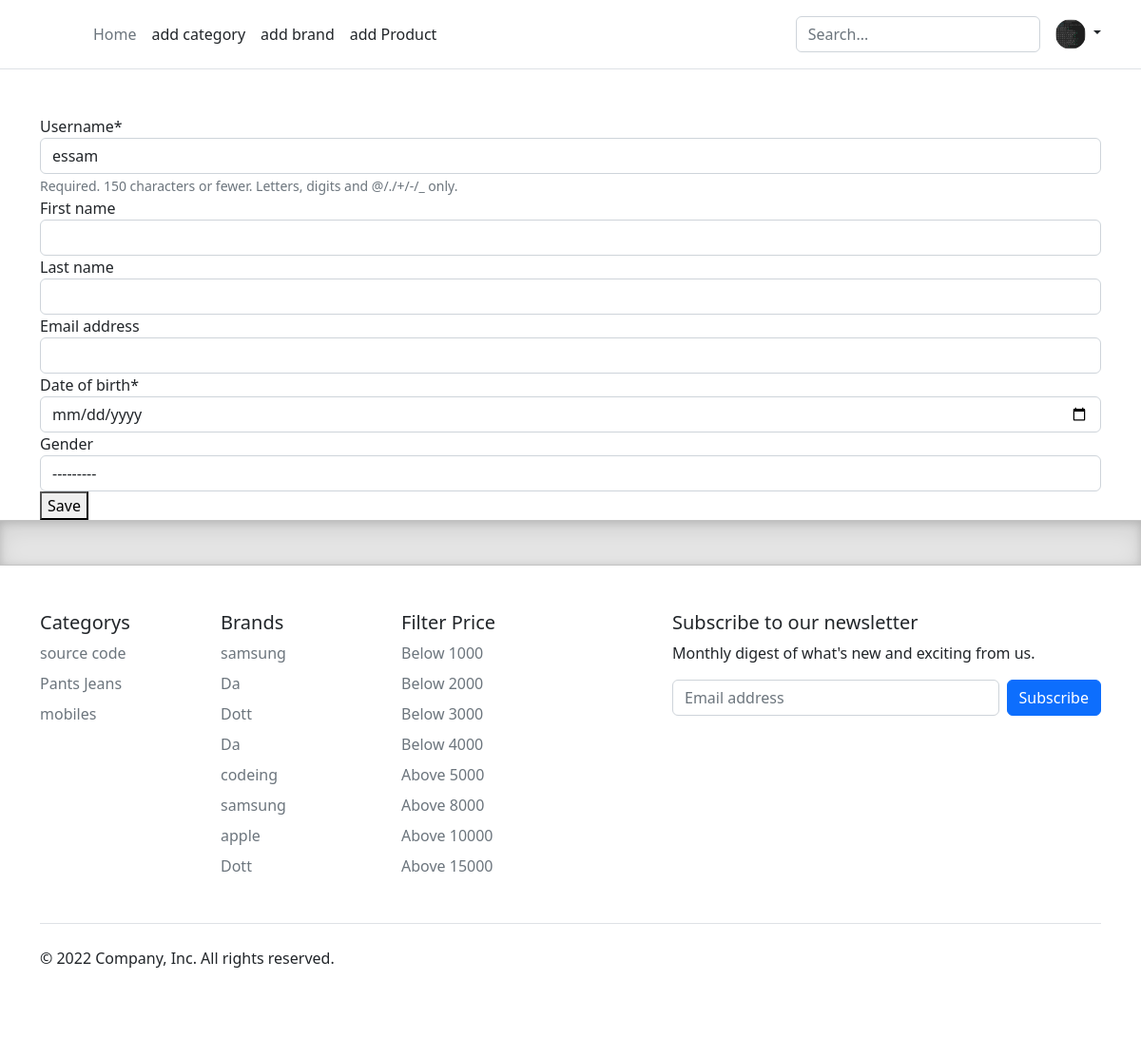
/update-info/ (signed in), run on the app's committed database.
### users/models.py (models this page shows, shortened)
class Profile(models.Model) :
    user = models.OneToOneField(User, on_delete=models.CASCADE)
    bio = models.CharField(max_length=120, blank=True)
    avatar = models.ImageField(upload_to="profiles", default="profiles/avatar.png")
    nationality = models.CharField(max_length=120, blank=True)
    is_buyer = models.BooleanField(default=False)
    @property
    def avatar_url(self) :
        try :
            url = self.avatar.url
        except :
            url = None
        return url

class User(AbstractUser) :
    date_of_birth = models.DateField(blank=True, null=True)
    gender = models.CharField(choices=GENDER, max_length=6, blank=True, null=True)

### store/models.py (models this page shows, shortened)
class Category(models.Model) :
    name = models.CharField(max_length=40, unique=True)
    slug = models.SlugField(blank=True, unique=True)

class Product(models.Model) :
    salesman = models.ForeignKey(Account, on_delete=models.CASCADE)
    name = models.CharField(max_length=122)
    slug = models.SlugField(blank=True, null=True, unique=True)
    image = models.ImageField(upload_to="products")
    price = models.PositiveIntegerField(default=0)
    brand = models.ForeignKey(Brand, on_delete=models.CASCADE)
    category = models.ForeignKey(Category, on_delete=models.CASCADE)
    option = models.CharField(max_length=10, choices=CATEGORY_CHOICES, blank=True, null=True)
    description = models.TextField()
    discount = models.PositiveIntegerField(default=0, validators=[MaxValueValidator(70),MinValueValidator(0) ])
    timestamp = models.DateTimeField(auto_now_add=True)
    objects = ProductManager()

class Brand(models.Model) :
    name = models.CharField(max_length=50, unique=True)
    slug = models.SlugField(blank=True, null=True, unique=True)

### users/views.py (the view)
# urls.py: path("update-info/", views.update_information_user, name="ypdate_info"),
@login_required
def update_information_user(request) :
    user = request.user
    template_name = "users/update.html"
    form = UpdateInfo(request.POST or None, instance=user)
    if form.is_valid() :
        form.save()
        return redirect("users:my_profile")
    context = {
        "form":form
    }
    return render(request, template_name, context)

### users/forms.py
class UpdateInfo(forms.ModelForm) :
    date_of_birth = forms.DateField(widget=forms.DateInput(attrs={'type': 'date'}))
    class Meta :
        model = User
        fields = [
            "username",
            "first_name",
            "last_name",
            "email",
            "date_of_birth",
            "gender",
        ]

### processors/context_processors.py (called while the page is built)
def profile_context_processors_view(request) :
    if request.user.is_authenticated:
        profile = Profile.objects.get(user=request.user)
        context = {"profile":profile}
        return context
    return {}

def category_product_view(request) :
    qs = Category.objects.filter().order_by("?")[:10]
    context = {
        "catrogrys":qs
    }
    return context

def brand_product_view(request) :
    qs = Product.objects.filter().order_by("?")[:10]
    context = {
        "brands":qs
    }
    return context

### store/models.py (called while the page is built)
    def get_queryset(self) :
        return ProductQuerySet(self.model, using=self._db)

### users/templates/users/update.html (shortened to what this page needs)
{% extends 'base.html' %}
{% load crispy_forms_tags %}
{% block content %}
    <div>
        <form action="" method="post">
            {{form|crispy}}
            <button type="submit">Save</button>
        </form>
    </div>
{% endblock content %}

### templates/partials/navbar.html (shortened to what this page needs)
<main>
<header class="p-3 mb-3 border-bottom">
  <div class="container">
    <div class="d-flex flex-wrap align-items-center justify-content-center justify-content-lg-start">
      <a href="/" class="d-flex align-items-center mb-2 mb-lg-0 text-dark text-decoration-none">
        <svg class="bi me-2" width="40" height="32" role="img" aria-label="Bootstrap"><use xlink:href="#bootstrap"/></svg>
      </a>
      <ul class="nav col-12 col-lg-auto me-lg-auto mb-2 justify-content-center mb-md-0">
        <li><a href="{% url 'store:home' %}" class="nav-link px-2 link-secondary">Home</a></li>
        {% if profile.is_buyer %}
        <li><a href="{% url 'store:add_category' %}" class="nav-link px-2 link-dark">add category</a></li>
        <li><a href="{% url 'store:add_brand' %}" class="nav-link px-2 link-dark">add brand</a></li>
        <li><a href="{% url 'store:new_product' %}" class="nav-link px-2 link-dark">add Product</a></li>
        {% endif %}
      </ul>
      <form method="get" action="{% url 'search:search' %}" class="col-12 col-lg-auto mb-3 mb-lg-0 me-lg-3" role="search">
        <input type="search" class="form-control" name="q" placeholder="Search..." aria-label="Search">
      </form>
      {% if request.user.is_authenticated %}
      <div class="dropdown text-end">
        <a href="#" class="d-block link-dark text-decoration-none dropdown-toggle" data-bs-toggle="dropdown" aria-expanded="false">
          <img src="{{profile.avatar_url}}" alt="mdo" width="32" height="32" class="rounded-circle">
        </a>
        {% else %}
        <div class="text-end">
          <a href="{% url 'users:login' %}"><button type="button" class="btn btn-light text-dark me-2">Login</button></a>
          <a href="{% url 'users:register' %}"><button type="button" class="btn btn-primary">Sign-up</button></a>
        </div>
        {% endif %}
      </div>
    </div>
  </div>
</header>
</main>

### templates/partials/footer.html (shortened to what this page needs)
<div class="b-example-divider"></div>
<div class="container">
  <footer class="py-5">
    <div class="row">
      <div class="col-6 col-md-2 mb-3">
        <h5>Categorys</h5>
        {% for item in catrogrys %}
        <ul class="nav flex-column">
          <li class="nav-item mb-2"><a href="{% url 'store:filter_category' item.slug %}" class="nav-link p-0 text-muted">{{item.name}}</a></li>
        </ul>
        {% endfor %}
      </div>
      <div class="col-6 col-md-2 mb-3">
        <h5>Brands</h5>
        {% for item in brands %}
        <ul class="nav flex-column">
          <li class="nav-item mb-2"><a href="{% url 'store:filter_brand' item.category.slug item.brand.slug %}" class="nav-link p-0 text-muted">{{item.brand.name}}</a></li>
        </ul>
        {% endfor %}
      </div>
       <div class="col-6 col-md-2 mb-3">
        <h5>Filter Price</h5>
        <ul class="nav flex-column">
          <li class="nav-item mb-2"><a href="{% url 'store:filter_price' 'below1000' %}" class="nav-link p-0 text-muted">Below 1000</a></li>
          <li class="nav-item mb-2"><a href="{% url 'store:filter_price' 'below2000' %}" class="nav-link p-0 text-muted">Below 2000</a></li>
          <li class="nav-item mb-2"><a href="{% url 'store:filter_price' 'below3000' %}" class="nav-link p-0 text-muted">Below 3000</a></li>
          <li class="nav-item mb-2"><a href="{% url 'store:filter_price' 'below4000' %}" class="nav-link p-0 text-muted">Below 4000</a></li>
          <li class="nav-item mb-2"><a href="{% url 'store:filter_price' 'above5000' %}" class="nav-link p-0 text-muted">Above 5000</a></li>
          <li class="nav-item mb-2"><a href="{% url 'store:filter_price' 'above8000' %}" class="nav-link p-0 text-muted">Above 8000</a></li>
          <li class="nav-item mb-2"><a href="{% url 'store:filter_price' 'above10000' %}" class="nav-link p-0 text-muted">Above 10000</a></li>
          <li class="nav-item mb-2"><a href="{% url 'store:filter_price' 'above15000' %}" class="nav-link p-0 text-muted">Above 15000</a></li>
        </ul>
      </div>
      <div class="col-md-5 offset-md-1 mb-3">
        <form method="post" action="{% url 'users:subscribe' %}">
          <h5>Subscribe to our newsletter</h5>
          <p>Monthly digest of what's new and exciting from us.</p>
          <div class="d-flex flex-column flex-sm-row w-100 gap-2">
            <input id="newsletter1" name="news_email" type="email" class="form-control" placeholder="Email address">
            <button class="btn btn-primary" type="submit">Subscribe</button>
          </div>
        </form>
      </div>
    </div>
    <div class="d-flex flex-column flex-sm-row justify-content-between py-4 my-4 border-top">
      <p>&copy; 2022 Company, Inc. All rights reserved.</p>
      <ul class="list-unstyled d-flex">
        <li class="ms-3"><a class="link-dark" href="#"><svg class="bi" width="24" height="24"><use xlink:href="#twitter"/></svg></a></li>
        <li class="ms-3"><a class="link-dark" href="#"><svg class="bi" width="24" height="24"><use xlink:href="#instagram"/></svg></a></li>
        <li class="ms-3"><a class="link-dark" href="#"><svg class="bi" width="24" height="24"><use xlink:href="#facebook"/></svg></a></li>
      </ul>
    </div>
  </footer>
</div>

### static/style/main.css (style rules this page uses)
body { margin-top:20px; background-color: #f4f7f6; }

### static/style/form-validation.css (style rules this page uses)
.container { max-width: 960px; }

### templates/base.html (style rules this page uses)
.b-example-divider { height: 3rem; background-color: rgba(0, 0, 0, .1); border: solid rgba(0, 0, 0, .15); border-width: 1px 0; box-shadow: inset 0 .5em 1.5em rgba(0, 0, 0, .1), inset 0 .125em .5em rgba(0, 0, 0, .15); }
.bi { vertical-align: -.125em; fill: currentColor; }

### data on the page
Profile: avatar_url (picture)
User: username "essam", gender "---------"
Category: name "source code"
Category: name "Pants Jeans"
Category: name "mobiles"
Product: brand.name "samsung"
Product: brand.name "Da"
Product: brand.name "Dott"
Product: brand.name "Da"
Product: brand.name "codeing"
Product: brand.name "samsung"
Product: brand.name "apple"
Product: brand.name "Dott"
